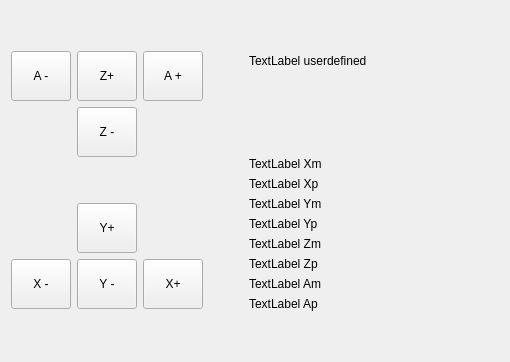
        <widget class="QWidget" name="tab_8">
         <property name="sizePolicy">
          <sizepolicy hsizetype="Minimum" vsizetype="Preferred">
           <horstretch>0</horstretch>
           <verstretch>0</verstretch>
          </sizepolicy>
         </property>
         <attribute name="title">
          <string>User defined</string>
         </attribute>
         <layout class="QGridLayout" name="gridLayout_42">
          <item row="0" column="1">
           <spacer name="horizontalSpacer_5">
            <property name="orientation">
             <enum>Qt::Horizontal</enum>
            </property>
            <property name="sizeType">
             <enum>QSizePolicy::Minimum</enum>
            </property>
            <property name="sizeHint" stdset="0">
             <size>
              <width>40</width>
              <height>20</height>
             </size>
            </property>
           </spacer>
          </item>
          <item row="0" column="0">
           <layout class="QGridLayout" name="gridLayout_43">
            <item row="2" column="1">
             <widget class="QToolButton" name="toolZminus">
              <property name="minimumSize">
               <size>
                <width>60</width>
                <height>50</height>
               </size>
              </property>
              <property name="text">
               <string>Z -</string>
              </property>
              <property name="autoRepeat">
               <bool>true</bool>
              </property>
             </widget>
            </item>
            <item row="6" column="0">
             <widget class="QToolButton" name="toolXminus">
              <property name="minimumSize">
               <size>
                <width>60</width>
                <height>50</height>
               </size>
              </property>
              <property name="text">
               <string>X -</string>
              </property>
              <property name="autoRepeat">
               <bool>true</bool>
              </property>
             </widget>
            </item>
            <item row="6" column="1">
             <widget class="QToolButton" name="toolYminus">
              <property name="minimumSize">
               <size>
                <width>60</width>
                <height>50</height>
               </size>
              </property>
              <property name="text">
               <string>Y -</string>
              </property>
              <property name="autoRepeat">
               <bool>true</bool>
              </property>
             </widget>
            </item>
            <item row="6" column="2">
             <widget class="QToolButton" name="toolXplus">
              <property name="minimumSize">
               <size>
                <width>60</width>
                <height>50</height>
               </size>
              </property>
              <property name="text">
               <string>X+</string>
              </property>
              <property name="autoRepeat">
               <bool>true</bool>
              </property>
             </widget>
            </item>
            <item row="1" column="1">
             <widget class="QToolButton" name="toolZplus">
              <property name="minimumSize">
               <size>
                <width>60</width>
                <height>50</height>
               </size>
              </property>
              <property name="text">
               <string>Z+</string>
              </property>
              <property name="autoRepeat">
               <bool>true</bool>
              </property>
             </widget>
            </item>
            <item row="1" column="2">
             <widget class="QToolButton" name="toolAplus">
              <property name="minimumSize">
               <size>
                <width>60</width>
                <height>50</height>
               </size>
              </property>
              <property name="text">
               <string>A +</string>
              </property>
              <property name="autoRepeat">
               <bool>true</bool>
              </property>
             </widget>
            </item>
            <item row="1" column="0">
             <widget class="QToolButton" name="toolAminus">
              <property name="minimumSize">
               <size>
                <width>60</width>
                <height>50</height>
               </size>
              </property>
              <property name="text">
               <string>A -</string>
              </property>
              <property name="autoRepeat">
               <bool>true</bool>
              </property>
             </widget>
            </item>
            <item row="3" column="1">
             <spacer name="verticalSpacer_14">
              <property name="orientation">
               <enum>Qt::Vertical</enum>
              </property>
              <property name="sizeType">
               <enum>QSizePolicy::Minimum</enum>
              </property>
              <property name="sizeHint" stdset="0">
               <size>
                <width>20</width>
                <height>40</height>
               </size>
              </property>
             </spacer>
            </item>
            <item row="4" column="1">
             <widget class="QToolButton" name="toolYplus">
              <property name="minimumSize">
               <size>
                <width>60</width>
                <height>50</height>
               </size>
              </property>
              <property name="text">
               <string>Y+</string>
              </property>
              <property name="autoRepeat">
               <bool>true</bool>
              </property>
             </widget>
            </item>
            <item row="0" column="1">
             <spacer name="verticalSpacer_15">
              <property name="orientation">
               <enum>Qt::Vertical</enum>
              </property>
              <property name="sizeType">
               <enum>QSizePolicy::Minimum</enum>
              </property>
              <property name="sizeHint" stdset="0">
               <size>
                <width>20</width>
                <height>40</height>
               </size>
              </property>
             </spacer>
            </item>
            <item row="7" column="1">
             <spacer name="verticalSpacer_16">
              <property name="orientation">
               <enum>Qt::Vertical</enum>
              </property>
              <property name="sizeType">
               <enum>QSizePolicy::Minimum</enum>
              </property>
              <property name="sizeHint" stdset="0">
               <size>
                <width>20</width>
                <height>40</height>
               </size>
              </property>
             </spacer>
            </item>
           </layout>
          </item>
          <item row="0" column="2">
           <layout class="QGridLayout" name="gridLayout_44">
            <item row="6" column="0">
             <widget class="QLabel" name="labelZm">
              <property name="sizePolicy">
               <sizepolicy hsizetype="Minimum" vsizetype="Preferred">
                <horstretch>0</horstretch>
                <verstretch>0</verstretch>
               </sizepolicy>
              </property>
              <property name="accessibleDescription">
               <string notr="true"/>
              </property>
              <property name="text">
               <string>TextLabel Zm</string>
              </property>
             </widget>
            </item>
            <item row="0" column="0">
             <widget class="QLabel" name="labelUserDefined">
              <property name="sizePolicy">
               <sizepolicy hsizetype="Minimum" vsizetype="Minimum">
                <horstretch>0</horstretch>
                <verstretch>0</verstretch>
               </sizepolicy>
              </property>
              <property name="minimumSize">
               <size>
                <width>250</width>
                <height>100</height>
               </size>
              </property>
              <property name="accessibleDescription">
               <string notr="true"/>
              </property>
              <property name="text">
               <string>TextLabel userdefined</string>
              </property>
              <property name="wordWrap">
               <bool>true</bool>
              </property>
             </widget>
            </item>
            <item row="1" column="0">
             <spacer name="verticalSpacer_17">
              <property name="orientation">
               <enum>Qt::Vertical</enum>
              </property>
              <property name="sizeType">
               <enum>QSizePolicy::Minimum</enum>
              </property>
              <property name="sizeHint" stdset="0">
               <size>
                <width>20</width>
                <height>40</height>
               </size>
              </property>
             </spacer>
            </item>
            <item row="2" column="0">
             <widget class="QLabel" name="labelXm">
              <property name="sizePolicy">
               <sizepolicy hsizetype="Minimum" vsizetype="Preferred">
                <horstretch>0</horstretch>
                <verstretch>0</verstretch>
               </sizepolicy>
              </property>
              <property name="accessibleDescription">
               <string notr="true"/>
              </property>
              <property name="text">
               <string>TextLabel Xm</string>
              </property>
             </widget>
            </item>
            <item row="5" column="0">
             <widget class="QLabel" name="labelYp">
              <property name="sizePolicy">
               <sizepolicy hsizetype="Minimum" vsizetype="Preferred">
                <horstretch>0</horstretch>
                <verstretch>0</verstretch>
               </sizepolicy>
              </property>
              <property name="accessibleDescription">
               <string notr="true"/>
              </property>
              <property name="text">
               <string>TextLabel Yp</string>
              </property>
             </widget>
            </item>
            <item row="7" column="0">
             <widget class="QLabel" name="labelZp">
              <property name="sizePolicy">
               <sizepolicy hsizetype="Minimum" vsizetype="Preferred">
                <horstretch>0</horstretch>
                <verstretch>0</verstretch>
               </sizepolicy>
              </property>
              <property name="accessibleDescription">
               <string notr="true"/>
              </property>
              <property name="text">
               <string>TextLabel Zp</string>
              </property>
             </widget>
            </item>
            <item row="3" column="0">
             <widget class="QLabel" name="labelXp">
              <property name="sizePolicy">
               <sizepolicy hsizetype="Minimum" vsizetype="Preferred">
                <horstretch>0</horstretch>
                <verstretch>0</verstretch>
               </sizepolicy>
              </property>
              <property name="accessibleDescription">
               <string notr="true"/>
              </property>
              <property name="text">
               <string>TextLabel Xp</string>
              </property>
             </widget>
            </item>
            <item row="4" column="0">
             <widget class="QLabel" name="labelYm">
              <property name="sizePolicy">
               <sizepolicy hsizetype="Minimum" vsizetype="Preferred">
                <horstretch>0</horstretch>
                <verstretch>0</verstretch>
               </sizepolicy>
              </property>
              <property name="accessibleDescription">
               <string notr="true"/>
              </property>
              <property name="text">
               <string>TextLabel Ym</string>
              </property>
             </widget>
            </item>
            <item row="9" column="0">
             <widget class="QLabel" name="labelAp">
              <property name="sizePolicy">
               <sizepolicy hsizetype="Minimum" vsizetype="Preferred">
                <horstretch>0</horstretch>
                <verstretch>0</verstretch>
               </sizepolicy>
              </property>
              <property name="accessibleDescription">
               <string notr="true"/>
              </property>
              <property name="text">
               <string>TextLabel Ap</string>
              </property>
             </widget>
            </item>
            <item row="8" column="0">
             <widget class="QLabel" name="labelAm">
              <property name="sizePolicy">
               <sizepolicy hsizetype="Minimum" vsizetype="Preferred">
                <horstretch>0</horstretch>
                <verstretch>0</verstretch>
               </sizepolicy>
              </property>
              <property name="accessibleDescription">
               <string notr="true"/>
              </property>
              <property name="text">
               <string>TextLabel Am</string>
              </property>
             </widget>
            </item>
            <item row="10" column="0">
             <spacer name="verticalSpacer_18">
              <property name="orientation">
               <enum>Qt::Vertical</enum>
              </property>
              <property name="sizeType">
               <enum>QSizePolicy::Minimum</enum>
              </property>
              <property name="sizeHint" stdset="0">
               <size>
                <width>20</width>
                <height>40</height>
               </size>
              </property>
             </spacer>
            </item>
           </layout>
          </item>
         </layout>
        </widget>
